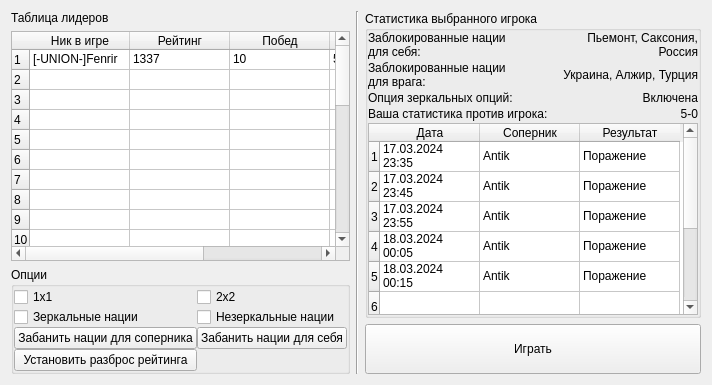
             <widget class="QWidget" name="rating">
              <layout class="QGridLayout" name="gridLayout_29">
               <item row="4" column="0">
                <widget class="QGroupBox" name="groupBox_3">
                 <property name="sizePolicy">
                  <sizepolicy hsizetype="Preferred" vsizetype="Maximum">
                   <horstretch>0</horstretch>
                   <verstretch>0</verstretch>
                  </sizepolicy>
                 </property>
                 <property name="title">
                  <string>Опции</string>
                 </property>
                 <layout class="QGridLayout" name="gridLayout_28">
                  <property name="leftMargin">
                   <number>0</number>
                  </property>
                  <property name="topMargin">
                   <number>0</number>
                  </property>
                  <property name="rightMargin">
                   <number>0</number>
                  </property>
                  <property name="bottomMargin">
                   <number>0</number>
                  </property>
                  <property name="spacing">
                   <number>0</number>
                  </property>
                  <item row="2" column="1">
                   <widget class="QPushButton" name="pushButton_13">
                    <property name="text">
                     <string>Забанить нации для себя</string>
                    </property>
                   </widget>
                  </item>
                  <item row="0" column="0">
                   <widget class="QCheckBox" name="checkBox_13">
                    <property name="text">
                     <string>1х1</string>
                    </property>
                   </widget>
                  </item>
                  <item row="1" column="1">
                   <widget class="QCheckBox" name="checkBox_16">
                    <property name="text">
                     <string>Незеркальные нации</string>
                    </property>
                   </widget>
                  </item>
                  <item row="1" column="0">
                   <widget class="QCheckBox" name="checkBox_15">
                    <property name="text">
                     <string>Зеркальные нации</string>
                    </property>
                   </widget>
                  </item>
                  <item row="0" column="1">
                   <widget class="QCheckBox" name="checkBox_14">
                    <property name="text">
                     <string>2х2</string>
                    </property>
                   </widget>
                  </item>
                  <item row="2" column="0">
                   <widget class="QPushButton" name="pushButton_14">
                    <property name="text">
                     <string>Забанить нации для соперника</string>
                    </property>
                   </widget>
                  </item>
                  <item row="3" column="0">
                   <widget class="QPushButton" name="pushButton_15">
                    <property name="text">
                     <string>Установить разброс рейтинга</string>
                    </property>
                   </widget>
                  </item>
                 </layout>
                </widget>
               </item>
               <item row="0" column="0">
                <widget class="QLabel" name="label_19">
                 <property name="sizePolicy">
                  <sizepolicy hsizetype="Preferred" vsizetype="Maximum">
                   <horstretch>0</horstretch>
                   <verstretch>0</verstretch>
                  </sizepolicy>
                 </property>
                 <property name="text">
                  <string>Таблица лидеров</string>
                 </property>
                </widget>
               </item>
               <item row="0" column="2" rowspan="5">
                <layout class="QGridLayout" name="gridLayout_31">
                 <item row="0" column="0">
                  <widget class="QGroupBox" name="groupBox_2">
                   <property name="sizePolicy">
                    <sizepolicy hsizetype="Preferred" vsizetype="Preferred">
                     <horstretch>0</horstretch>
                     <verstretch>0</verstretch>
                    </sizepolicy>
                   </property>
                   <property name="title">
                    <string>Статистика выбранного игрока</string>
                   </property>
                   <layout class="QGridLayout" name="gridLayout_30">
                    <property name="leftMargin">
                     <number>0</number>
                    </property>
                    <property name="topMargin">
                     <number>0</number>
                    </property>
                    <property name="rightMargin">
                     <number>0</number>
                    </property>
                    <property name="bottomMargin">
                     <number>0</number>
                    </property>
                    <property name="horizontalSpacing">
                     <number>0</number>
                    </property>
                    <property name="verticalSpacing">
                     <number>2</number>
                    </property>
                    <item row="4" column="0" colspan="2">
                     <widget class="QTableWidget" name="tableWidget_4">
                      <property name="sizePolicy">
                       <sizepolicy hsizetype="Preferred" vsizetype="Expanding">
                        <horstretch>0</horstretch>
                        <verstretch>0</verstretch>
                       </sizepolicy>
                      </property>
                      <property name="minimumSize">
                       <size>
                        <width>330</width>
                        <height>0</height>
                       </size>
                      </property>
                      <row/>
                      <row/>
                      <row/>
                      <row/>
                      <row/>
                      <row/>
                      <row/>
                      <row/>
                      <row/>
                      <column>
                       <property name="text">
                        <string>Дата</string>
                       </property>
                      </column>
                      <column>
                       <property name="text">
                        <string>Соперник</string>
                       </property>
                      </column>
                      <column>
                       <property name="text">
                        <string>Результат</string>
                       </property>
                      </column>
                      <item row="0" column="0">
                       <property name="text">
                        <string>17.03.2024 23:35</string>
                       </property>
                      </item>
                      <item row="0" column="1">
                       <property name="text">
                        <string>Antik</string>
                       </property>
                      </item>
                      <item row="0" column="2">
                       <property name="text">
                        <string>Поражение</string>
                       </property>
                      </item>
                      <item row="1" column="0">
                       <property name="text">
                        <string>17.03.2024 23:45</string>
                       </property>
                      </item>
                      <item row="1" column="1">
                       <property name="text">
                        <string>Antik</string>
                       </property>
                      </item>
                      <item row="1" column="2">
                       <property name="text">
                        <string>Поражение</string>
                       </property>
                      </item>
                      <item row="2" column="0">
                       <property name="text">
                        <string>17.03.2024 23:55</string>
                       </property>
                      </item>
                      <item row="2" column="1">
                       <property name="text">
                        <string>Antik</string>
                       </property>
                      </item>
                      <item row="2" column="2">
                       <property name="text">
                        <string>Поражение</string>
                       </property>
                      </item>
                      <item row="3" column="0">
                       <property name="text">
                        <string>18.03.2024 00:05</string>
                       </property>
                      </item>
                      <item row="3" column="1">
                       <property name="text">
                        <string>Antik</string>
                       </property>
                      </item>
                      <item row="3" column="2">
                       <property name="text">
                        <string>Поражение</string>
                       </property>
                      </item>
                      <item row="4" column="0">
                       <property name="text">
                        <string>18.03.2024 00:15</string>
                       </property>
                      </item>
                      <item row="4" column="1">
                       <property name="text">
                        <string>Antik</string>
                       </property>
                      </item>
                      <item row="4" column="2">
                       <property name="text">
                        <string>Поражение</string>
                       </property>
                      </item>
                     </widget>
                    </item>
                    <item row="3" column="0">
                     <widget class="QLabel" name="label_34">
                      <property name="text">
                       <string>Ваша статистика против игрока:</string>
                      </property>
                     </widget>
                    </item>
                    <item row="2" column="1">
                     <widget class="QLabel" name="label_33">
                      <property name="text">
                       <string>Включена</string>
                      </property>
                      <property name="alignment">
                       <set>Qt::AlignRight|Qt::AlignTrailing|Qt::AlignVCenter</set>
                      </property>
                      <property name="wordWrap">
                       <bool>true</bool>
                      </property>
                     </widget>
                    </item>
                    <item row="2" column="0">
                     <widget class="QLabel" name="label_32">
                      <property name="text">
                       <string>Опция зеркальных опций:</string>
                      </property>
                     </widget>
                    </item>
                    <item row="1" column="0">
                     <widget class="QLabel" name="label_26">
                      <property name="text">
                       <string>Заблокированные нации 
для врага:</string>
                      </property>
                     </widget>
                    </item>
                    <item row="1" column="1">
                     <widget class="QLabel" name="label_31">
                      <property name="text">
                       <string>Украина, Алжир, Турция</string>
                      </property>
                      <property name="alignment">
                       <set>Qt::AlignRight|Qt::AlignTrailing|Qt::AlignVCenter</set>
                      </property>
                      <property name="wordWrap">
                       <bool>true</bool>
                      </property>
                     </widget>
                    </item>
                    <item row="3" column="1">
                     <widget class="QLabel" name="label_35">
                      <property name="text">
                       <string>5-0</string>
                      </property>
                      <property name="alignment">
                       <set>Qt::AlignRight|Qt::AlignTrailing|Qt::AlignVCenter</set>
                      </property>
                      <property name="wordWrap">
                       <bool>true</bool>
                      </property>
                     </widget>
                    </item>
                    <item row="0" column="1">
                     <widget class="QLabel" name="label_30">
                      <property name="text">
                       <string>Пьемонт, Саксония, Россия</string>
                      </property>
                      <property name="alignment">
                       <set>Qt::AlignRight|Qt::AlignTrailing|Qt::AlignVCenter</set>
                      </property>
                      <property name="wordWrap">
                       <bool>true</bool>
                      </property>
                     </widget>
                    </item>
                    <item row="0" column="0">
                     <widget class="QLabel" name="label_25">
                      <property name="text">
                       <string>Заблокированные нации 
для себя:</string>
                      </property>
                     </widget>
                    </item>
                   </layout>
                  </widget>
                 </item>
                 <item row="1" column="0">
                  <widget class="QPushButton" name="pushButton_12">
                   <property name="minimumSize">
                    <size>
                     <width>0</width>
                     <height>50</height>
                    </size>
                   </property>
                   <property name="text">
                    <string>Играть</string>
                   </property>
                  </widget>
                 </item>
                </layout>
               </item>
               <item row="1" column="0" rowspan="3">
                <widget class="QTableWidget" name="tableWidget_3">
                 <property name="sizePolicy">
                  <sizepolicy hsizetype="MinimumExpanding" vsizetype="Expanding">
                   <horstretch>0</horstretch>
                   <verstretch>0</verstretch>
                  </sizepolicy>
                 </property>
                 <property name="lineWidth">
                  <number>2</number>
                 </property>
                 <property name="midLineWidth">
                  <number>2</number>
                 </property>
                 <property name="editTriggers">
                  <set>QAbstractItemView::NoEditTriggers</set>
                 </property>
                 <attribute name="verticalHeaderDefaultSectionSize">
                  <number>20</number>
                 </attribute>
                 <row/>
                 <row/>
                 <row/>
                 <row/>
                 <row/>
                 <row/>
                 <row/>
                 <row/>
                 <row/>
                 <row/>
                 <row/>
                 <row/>
                 <row/>
                 <row/>
                 <row/>
                 <row/>
                 <row/>
                 <row/>
                 <row/>
                 <row/>
                 <row/>
                 <row/>
                 <row/>
                 <row/>
                 <row/>
                 <row/>
                 <row/>
                 <row/>
                 <column>
                  <property name="text">
                   <string>Ник в игре</string>
                  </property>
                 </column>
                 <column>
                  <property name="text">
                   <string>Рейтинг</string>
                  </property>
                 </column>
                 <column>
                  <property name="text">
                   <string>Побед</string>
                  </property>
                 </column>
                 <column>
                  <property name="text">
                   <string>Поражений</string>
                  </property>
                 </column>
                 <column>
                  <property name="text">
                   <string>Винрейт</string>
                  </property>
                 </column>
                 <item row="0" column="0">
                  <property name="text">
                   <string>[-UNION-]Fenrir</string>
                  </property>
                 </item>
                 <item row="0" column="1">
                  <property name="text">
                   <string>1337</string>
                  </property>
                 </item>
                 <item row="0" column="2">
                  <property name="text">
                   <string>10</string>
                  </property>
                 </item>
                 <item row="0" column="3">
                  <property name="text">
                   <string>5</string>
                  </property>
                 </item>
                 <item row="0" column="4">
                  <property name="text">
                   <string>66.6%</string>
                  </property>
                 </item>
                </widget>
               </item>
               <item row="0" column="1" rowspan="5">
                <widget class="Line" name="line">
                 <property name="orientation">
                  <enum>Qt::Vertical</enum>
                 </property>
                </widget>
               </item>
              </layout>
             </widget>
